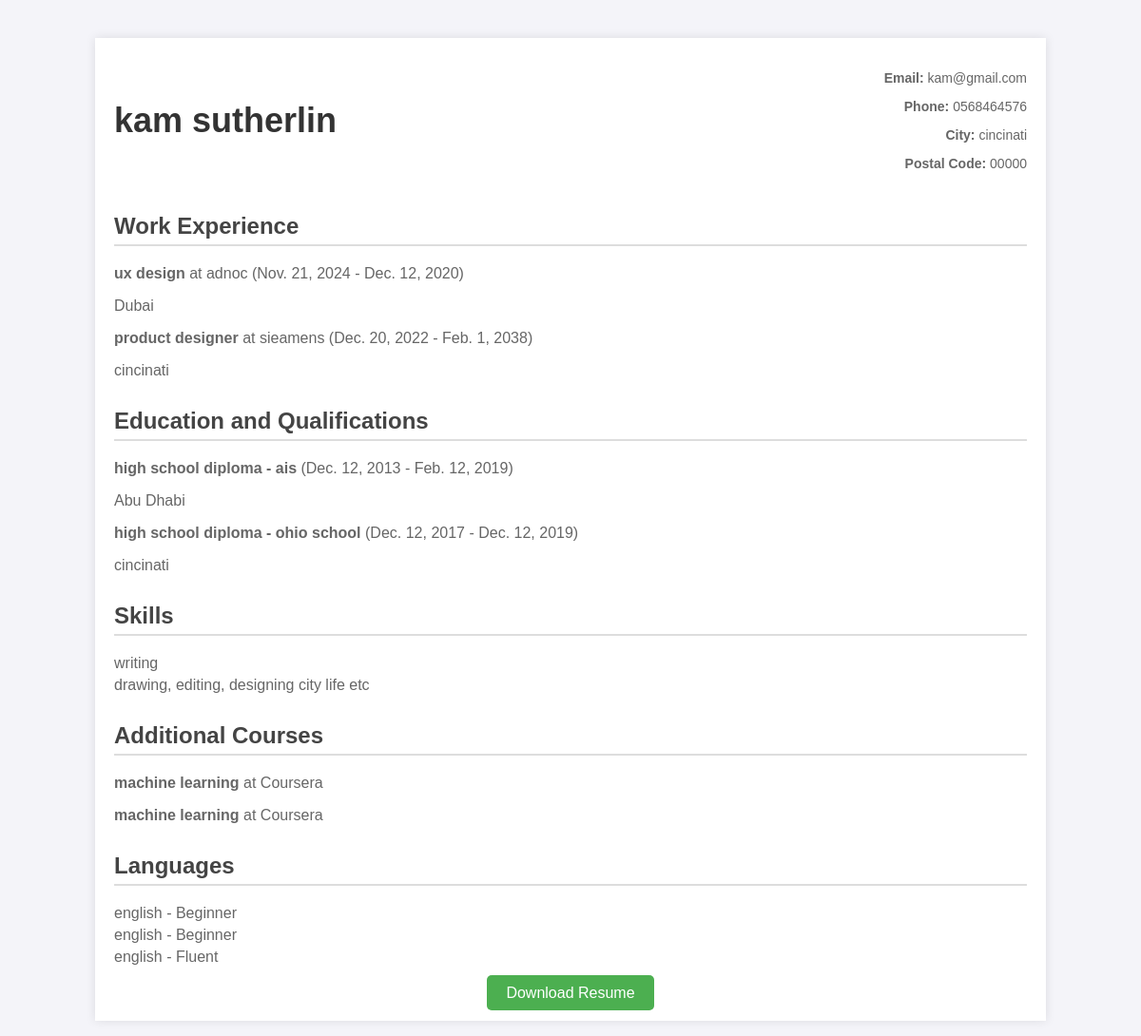
The page /preview-resume/ (signed in) on the database as committed earlier.
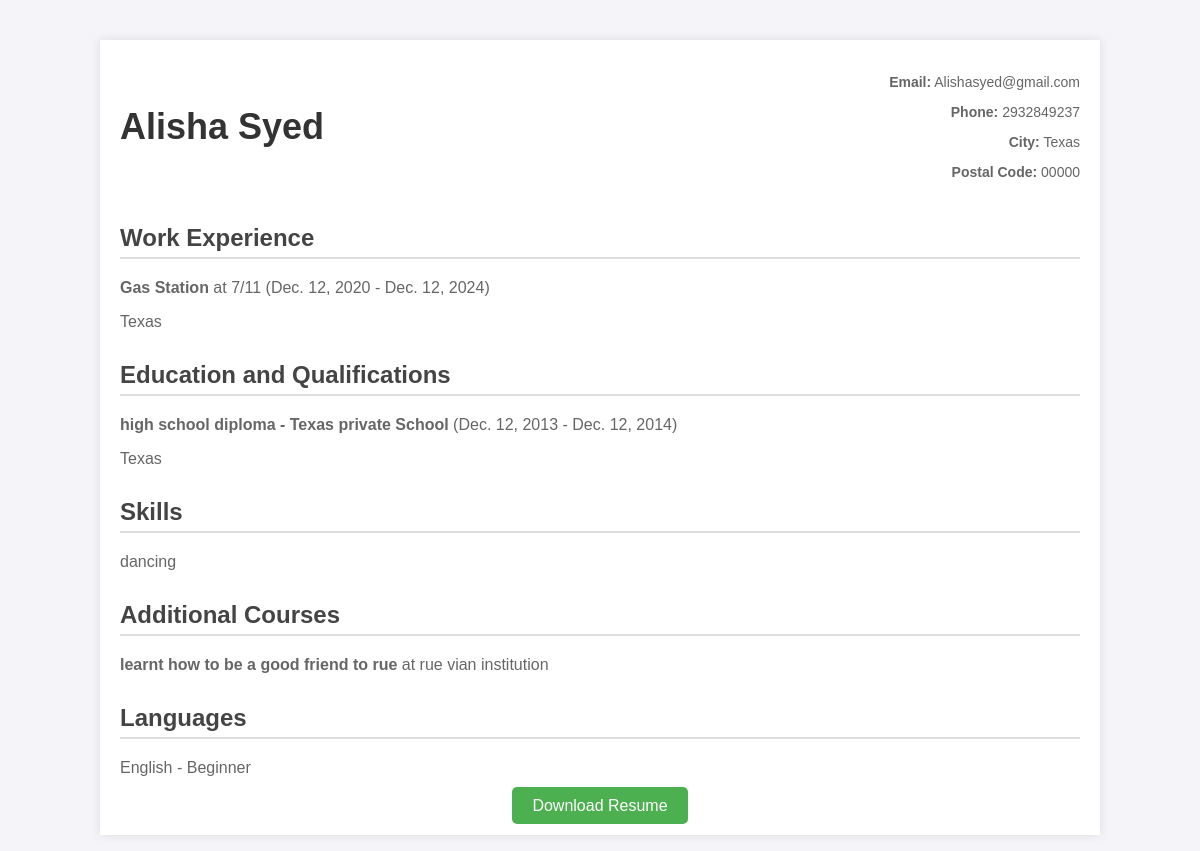
The same page on the database as committed later.
### resume_app/models.py (models this page shows, shortened)
class ContactInfo(models.Model):
    user = models.OneToOneField(User, on_delete=models.CASCADE)
    first_name = models.CharField(max_length=50)
    last_name = models.CharField(max_length=50)
    phone_number = models.CharField(max_length=15)  # This should match the column in the DB
    email = models.EmailField()
    address = models.TextField()
    city = models.CharField(max_length=100)
    postal_code = models.CharField(max_length=20)

class WorkExperience(models.Model):
    user = models.ForeignKey(User, on_delete=models.CASCADE)
    employer = models.CharField(max_length=255)
    job_title = models.CharField(max_length=255)
    start_date = models.DateField()
    end_date = models.DateField(blank=True, null=True)
    city = models.CharField(max_length=255)

class Education(models.Model):
    user = models.ForeignKey(User, on_delete=models.CASCADE, null=True, blank=True)
    school = models.CharField(max_length=255)
    degree = models.CharField(max_length=255)
    start_date = models.DateField()
    end_date = models.DateField(blank=True, null=True)
    city = models.CharField(max_length=255)
    class Meta:
        verbose_name = "Education"
        verbose_name_plural = "Educations"

class Skills(models.Model):
    user = models.ForeignKey(User, on_delete=models.CASCADE)  # Use the built-in User model
    skill = models.CharField(max_length=255)
    proficiency = models.CharField(max_length=50, choices=[
        ('Beginner', 'Beginner'),
        ('Intermediate', 'Intermediate'),
        ('Advanced', 'Advanced'),
        ('Expert', 'Expert'),
    ], default='Beginner')

class AdditionalCourse(models.Model):
    user = models.ForeignKey(User, on_delete=models.CASCADE)
    course_name = models.CharField(max_length=255)
    institution = models.CharField(max_length=255)

class Language(models.Model):
    user = models.ForeignKey(User, on_delete=models.CASCADE)  # Tied to the user
    language = models.CharField(max_length=255)  # The language name
    proficiency_level = models.CharField(
        max_length=50,
        choices=[
            ('Beginner', 'Beginner'),
            ('Intermediate', 'Intermediate'),
            ('Advanced', 'Advanced'),
            ('Fluent', 'Fluent'),
        ],
        default='Beginner'
    )

### resume_app/views.py (the view)
# urls.py: path('preview-resume/', views.preview_resume, name='preview_resume'),
@login_required
def preview_resume(request):
    user = request.user
    try:
        resume = Resume.objects.filter(user=user).order_by('-id').first()
        if not resume:
            messages.error(request, "No resume found. Please create a new resume.")
            return redirect('resume_list')
        contact_info = ContactInfo.objects.filter(user=user).first()
        work_experience = WorkExperience.objects.filter(user=user)
        education = Education.objects.filter(user=user)
        skills = Skills.objects.filter(user=user)
        additional_courses = AdditionalCourse.objects.filter(user=user)
        languages_known = Language.objects.filter(user=user)
        context = {
            'resume': resume,
            'contact_info': contact_info,
            'work_experience': work_experience,
            'education': education,
            'skills': skills,
            'additional_courses': additional_courses,
            'languages_known': languages_known,
        }
        return render(request, 'resume_app/preview_resume.html', context)
    except Exception as e:
        messages.error(request, f"An error occurred: {str(e)}")
        return redirect('resume_list')

### resume_app/templates/resume_app/preview_resume.html (shortened to what this page needs)
{% load static %}
<!DOCTYPE html>
<html lang="en">
<head>
    <link rel="stylesheet" href="{% static 'css/style.css' %}">
</head>
<body>
    <div class="resume-container">
        <div class="header">
            <h1>{{ contact_info.first_name }} {{ contact_info.last_name }}</h1>
            <div class="contact-info">
                <p><strong>Email:</strong> {{ contact_info.email }}</p>
                <p><strong>Phone:</strong> {{ contact_info.phone_number }}</p>
                <p><strong>City:</strong> {{ contact_info.city }}</p>
                <p><strong>Postal Code:</strong> {{ contact_info.postal_code }}</p>
            </div>
        </div>
        <div class="section">
            <h2>Work Experience</h2>
            {% for experience in work_experience %}
                <p><strong>{{ experience.job_title }}</strong> at {{ experience.employer }} ({{ experience.start_date }} - {{ experience.end_date }})</p>
                <p>{{ experience.city }}</p>
            {% empty %}
                <p>No work experience available.</p>
            {% endfor %}
        </div>
        <div class="section">
            <h2>Education and Qualifications</h2>
            {% for edu in education %}
                <p><strong>{{ edu.degree }} - {{ edu.school }}</strong> ({{ edu.start_date }} - {{ edu.end_date }})</p>
                <p>{{ edu.city }}</p>
            {% empty %}
                <p>No education records found.</p>
            {% endfor %}
        </div>
        <div class="section">
            <h2>Skills</h2>
            <ul class="skills">
                {% for skill in skills %}
                    <li>{{ skill.skill }} </li>
                {% empty %}
                    <p>No skills available.</p>
                {% endfor %}
            </ul>
        </div>
        <div class="section">
            <h2>Additional Courses</h2>
            {% for course in additional_courses %}
                <p><strong>{{ course.course_name }}</strong> at {{ course.institution }}</p>
            {% empty %}
                <p>No additional courses found.</p>
            {% endfor %}
        </div>
        <div class="section">
            <h2>Languages</h2>
            <ul class="languages">
                {% for language in languages_known %}
                    <li>{{ language.language }} - {{ language.proficiency_level }}</li>
                {% empty %}
                    <p>No language information found.</p>
                {% endfor %}
            </ul>
        </div>
        <div class="download-btn">
            <a href="{% url 'download_resume' resume.id %}" target="_blank">Download Resume</a>
        </div>
    </div>
</body>
</html>

### resume_app/templates/resume_app/preview_resume.html (style rules this page uses)
body { font-family: 'Arial', sans-serif; margin: 0; padding: 0; background-color: #f4f4f9; }
.resume-container { width: 80%; margin: 40px auto; background-color: #ffffff; padding: 20px; box-shadow: 0 0 10px rgba(0, 0, 0, 0.1); }
.header { display: flex; justify-content: space-between; align-items: center; }
.header h1 { font-size: 36px; color: #333; margin: 0; }
.contact-info { text-align: right; font-size: 14px; color: #666; }
.section { margin-top: 30px; }
.section h2 { font-size: 24px; color: #444; border-bottom: 2px solid #ddd; padding-bottom: 5px; }
.section p, .section ul { font-size: 16px; color: #666; }
.section ul { list-style-type: none; padding-left: 0; }
.section li { margin-bottom: 5px; }
.skills li, .languages li { margin-right: 15px; }
.download-btn { margin-top: 20px; text-align: center; }
.download-btn a { padding: 10px 20px; background-color: #4CAF50; color: white; text-decoration: none; border-radius: 5px; }

Rows that differ between the two databases and show on the page:
removed ContactInfo: first_name "kam", last_name "sutherlin", email "kam@gmail.com", phone_number "0568464576", city "cincinati", postal_code "00000"
removed WorkExperience: job_title "ux design", employer "adnoc", start_date "Nov. 21, 2024", end_date "Dec. 12, 2020", city "Dubai"
removed WorkExperience: job_title "product designer", employer "sieamens", start_date "Dec. 20, 2022", end_date "Feb. 1, 2038", city "cincinati"
removed Education: degree "high school diploma", school "ais", start_date "Dec. 12, 2013", end_date "Feb. 12, 2019", city "Abu Dhabi"
removed Education: degree "high school diploma", school "ohio school", start_date "Dec. 12, 2017", end_date "Dec. 12, 2019", city "cincinati"
removed Skills: skill "writing"
removed Skills: skill "drawing, editing, designing city life etc"
removed AdditionalCourse: course_name "machine learning", institution "Coursera"
removed AdditionalCourse: course_name "machine learning", institution "Coursera"
removed Language: language "english", proficiency_level "Beginner"
removed Language: language "english", proficiency_level "Beginner"
removed Language: language "english", proficiency_level "Fluent"
added ContactInfo: first_name "Alisha", last_name "Syed", email "Alishasyed@gmail.com", phone_number "2932849237", city "Texas", postal_code "00000"
added WorkExperience: job_title "Gas Station", employer "7/11", start_date "Dec. 12, 2020", end_date "Dec. 12, 2024", city "Texas"
added Education: degree "high school diploma", school "Texas private School", start_date "Dec. 12, 2013", end_date "Dec. 12, 2014", city "Texas"
added Skills: skill "dancing"
added AdditionalCourse: course_name "learnt how to be a good friend to rue", institution "rue vian institution"
added Language: language "English", proficiency_level "Beginner"
